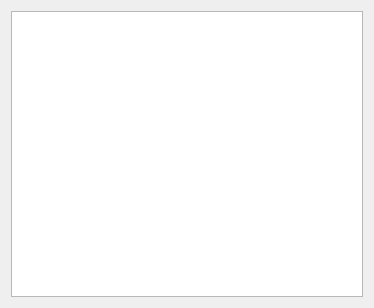
<?xml version="1.0" encoding="UTF-8"?>
<ui version="4.0">
 <class>TableEditWidget</class>
 <widget class="QWidget" name="TableEditWidget">
  <property name="geometry">
   <rect>
    <x>0</x>
    <y>0</y>
    <width>374</width>
    <height>308</height>
   </rect>
  </property>
  <property name="windowTitle">
   <string>Form</string>
  </property>
  <layout class="QVBoxLayout" name="verticalLayout">
   <item>
    <widget class="QTableView" name="view"/>
   </item>
  </layout>
 </widget>
 <resources/>
 <connections/>
</ui>
